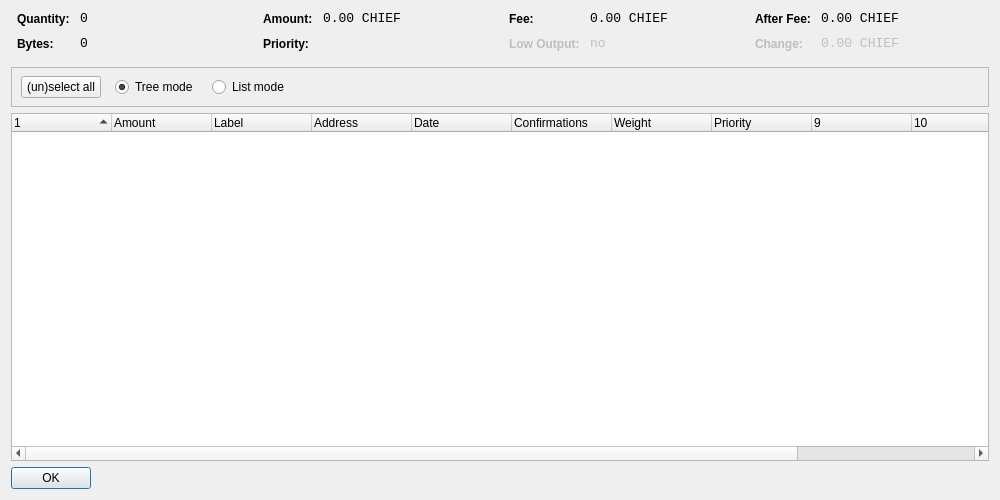
<?xml version="1.0" encoding="UTF-8"?>
<ui version="4.0">
 <class>CoinControlDialog</class>
 <widget class="QWidget" name="CoinControlDialog">
  <property name="geometry">
   <rect>
    <x>0</x>
    <y>0</y>
    <width>1000</width>
    <height>500</height>
   </rect>
  </property>
  <property name="windowTitle">
   <string>Coin Control</string>
  </property>
  <layout class="QVBoxLayout" name="verticalLayout">
   <item>
    <layout class="QHBoxLayout" name="horizontalLayoutTop" stretch="0,0,0,0">
     <property name="topMargin">
      <number>0</number>
     </property>
     <property name="bottomMargin">
      <number>10</number>
     </property>
     <item>
      <layout class="QFormLayout" name="formLayoutCoinControl1">
       <property name="horizontalSpacing">
        <number>10</number>
       </property>
       <property name="verticalSpacing">
        <number>10</number>
       </property>
       <property name="leftMargin">
        <number>6</number>
       </property>
       <property name="rightMargin">
        <number>6</number>
       </property>
       <item row="0" column="0">
        <widget class="QLabel" name="labelCoinControlQuantityText">
         <property name="styleSheet">
          <string notr="true">font-weight:bold;</string>
         </property>
         <property name="text">
          <string>Quantity:</string>
         </property>
        </widget>
       </item>
       <item row="0" column="1">
        <widget class="QLabel" name="labelCoinControlQuantity">
         <property name="font">
          <font>
           <family>Monospace</family>
           <pointsize>10</pointsize>
          </font>
         </property>
         <property name="cursor">
          <cursorShape>IBeamCursor</cursorShape>
         </property>
         <property name="contextMenuPolicy">
          <enum>Qt::ActionsContextMenu</enum>
         </property>
         <property name="text">
          <string notr="true">0</string>
         </property>
         <property name="textInteractionFlags">
          <set>Qt::LinksAccessibleByMouse|Qt::TextSelectableByKeyboard|Qt::TextSelectableByMouse</set>
         </property>
        </widget>
       </item>
       <item row="1" column="0">
        <widget class="QLabel" name="labelCoinControlBytesText">
         <property name="styleSheet">
          <string notr="true">font-weight:bold;</string>
         </property>
         <property name="text">
          <string>Bytes:</string>
         </property>
        </widget>
       </item>
       <item row="1" column="1">
        <widget class="QLabel" name="labelCoinControlBytes">
         <property name="font">
          <font>
           <family>Monospace</family>
           <pointsize>10</pointsize>
          </font>
         </property>
         <property name="cursor">
          <cursorShape>IBeamCursor</cursorShape>
         </property>
         <property name="contextMenuPolicy">
          <enum>Qt::ActionsContextMenu</enum>
         </property>
         <property name="text">
          <string notr="true">0</string>
         </property>
         <property name="textInteractionFlags">
          <set>Qt::LinksAccessibleByMouse|Qt::TextSelectableByKeyboard|Qt::TextSelectableByMouse</set>
         </property>
        </widget>
       </item>
      </layout>
     </item>
     <item>
      <layout class="QFormLayout" name="formLayoutCoinControl2">
       <property name="horizontalSpacing">
        <number>10</number>
       </property>
       <property name="verticalSpacing">
        <number>10</number>
       </property>
       <property name="leftMargin">
        <number>6</number>
       </property>
       <property name="rightMargin">
        <number>6</number>
       </property>
       <item row="0" column="0">
        <widget class="QLabel" name="labelCoinControlAmountText">
         <property name="styleSheet">
          <string notr="true">font-weight:bold;</string>
         </property>
         <property name="text">
          <string>Amount:</string>
         </property>
        </widget>
       </item>
       <item row="0" column="1">
        <widget class="QLabel" name="labelCoinControlAmount">
         <property name="font">
          <font>
           <family>Monospace</family>
           <pointsize>10</pointsize>
          </font>
         </property>
         <property name="cursor">
          <cursorShape>IBeamCursor</cursorShape>
         </property>
         <property name="contextMenuPolicy">
          <enum>Qt::ActionsContextMenu</enum>
         </property>
         <property name="text">
          <string notr="true">0.00 CHIEF</string>
         </property>
         <property name="textInteractionFlags">
          <set>Qt::LinksAccessibleByMouse|Qt::TextSelectableByKeyboard|Qt::TextSelectableByMouse</set>
         </property>
        </widget>
       </item>
       <item row="1" column="0">
        <widget class="QLabel" name="labelCoinControlPriorityText">
         <property name="styleSheet">
          <string notr="true">font-weight:bold;</string>
         </property>
         <property name="text">
          <string>Priority:</string>
         </property>
        </widget>
       </item>
       <item row="1" column="1">
        <widget class="QLabel" name="labelCoinControlPriority">
         <property name="font">
          <font>
           <family>Monospace</family>
           <pointsize>10</pointsize>
          </font>
         </property>
         <property name="cursor">
          <cursorShape>IBeamCursor</cursorShape>
         </property>
         <property name="contextMenuPolicy">
          <enum>Qt::ActionsContextMenu</enum>
         </property>
         <property name="text">
          <string/>
         </property>
         <property name="textInteractionFlags">
          <set>Qt::LinksAccessibleByMouse|Qt::TextSelectableByKeyboard|Qt::TextSelectableByMouse</set>
         </property>
        </widget>
       </item>
      </layout>
     </item>
     <item>
      <layout class="QFormLayout" name="formLayoutCoinControl3">
       <property name="horizontalSpacing">
        <number>10</number>
       </property>
       <property name="verticalSpacing">
        <number>10</number>
       </property>
       <property name="leftMargin">
        <number>6</number>
       </property>
       <property name="rightMargin">
        <number>6</number>
       </property>
       <item row="0" column="0">
        <widget class="QLabel" name="labelCoinControlFeeText">
         <property name="styleSheet">
          <string notr="true">font-weight:bold;</string>
         </property>
         <property name="text">
          <string>Fee:</string>
         </property>
        </widget>
       </item>
       <item row="0" column="1">
        <widget class="QLabel" name="labelCoinControlFee">
         <property name="font">
          <font>
           <family>Monospace</family>
           <pointsize>10</pointsize>
          </font>
         </property>
         <property name="cursor">
          <cursorShape>IBeamCursor</cursorShape>
         </property>
         <property name="contextMenuPolicy">
          <enum>Qt::ActionsContextMenu</enum>
         </property>
         <property name="text">
          <string notr="true">0.00 CHIEF</string>
         </property>
         <property name="textInteractionFlags">
          <set>Qt::LinksAccessibleByMouse|Qt::TextSelectableByKeyboard|Qt::TextSelectableByMouse</set>
         </property>
        </widget>
       </item>
       <item row="1" column="0">
        <widget class="QLabel" name="labelCoinControlLowOutputText">
         <property name="enabled">
          <bool>false</bool>
         </property>
         <property name="styleSheet">
          <string notr="true">font-weight:bold;</string>
         </property>
         <property name="text">
          <string>Low Output:</string>
         </property>
        </widget>
       </item>
       <item row="1" column="1">
        <widget class="QLabel" name="labelCoinControlLowOutput">
         <property name="enabled">
          <bool>false</bool>
         </property>
         <property name="font">
          <font>
           <family>Monospace</family>
           <pointsize>10</pointsize>
          </font>
         </property>
         <property name="cursor">
          <cursorShape>IBeamCursor</cursorShape>
         </property>
         <property name="contextMenuPolicy">
          <enum>Qt::ActionsContextMenu</enum>
         </property>
         <property name="text">
          <string>no</string>
         </property>
         <property name="textInteractionFlags">
          <set>Qt::LinksAccessibleByMouse|Qt::TextSelectableByKeyboard|Qt::TextSelectableByMouse</set>
         </property>
        </widget>
       </item>
      </layout>
     </item>
     <item>
      <layout class="QFormLayout" name="formLayoutCoinControl4">
       <property name="horizontalSpacing">
        <number>10</number>
       </property>
       <property name="verticalSpacing">
        <number>10</number>
       </property>
       <property name="leftMargin">
        <number>6</number>
       </property>
       <property name="rightMargin">
        <number>6</number>
       </property>
       <item row="0" column="0">
        <widget class="QLabel" name="labelCoinControlAfterFeeText">
         <property name="styleSheet">
          <string notr="true">font-weight:bold;</string>
         </property>
         <property name="text">
          <string>After Fee:</string>
         </property>
        </widget>
       </item>
       <item row="0" column="1">
        <widget class="QLabel" name="labelCoinControlAfterFee">
         <property name="font">
          <font>
           <family>Monospace</family>
           <pointsize>10</pointsize>
          </font>
         </property>
         <property name="cursor">
          <cursorShape>IBeamCursor</cursorShape>
         </property>
         <property name="contextMenuPolicy">
          <enum>Qt::ActionsContextMenu</enum>
         </property>
         <property name="text">
          <string notr="true">0.00 CHIEF</string>
         </property>
         <property name="textInteractionFlags">
          <set>Qt::LinksAccessibleByMouse|Qt::TextSelectableByKeyboard|Qt::TextSelectableByMouse</set>
         </property>
        </widget>
       </item>
       <item row="1" column="0">
        <widget class="QLabel" name="labelCoinControlChangeText">
         <property name="enabled">
          <bool>false</bool>
         </property>
         <property name="styleSheet">
          <string notr="true">font-weight:bold;</string>
         </property>
         <property name="text">
          <string>Change:</string>
         </property>
        </widget>
       </item>
       <item row="1" column="1">
        <widget class="QLabel" name="labelCoinControlChange">
         <property name="enabled">
          <bool>false</bool>
         </property>
         <property name="font">
          <font>
           <family>Monospace</family>
           <pointsize>10</pointsize>
          </font>
         </property>
         <property name="cursor">
          <cursorShape>IBeamCursor</cursorShape>
         </property>
         <property name="contextMenuPolicy">
          <enum>Qt::ActionsContextMenu</enum>
         </property>
         <property name="text">
          <string notr="true">0.00 CHIEF</string>
         </property>
         <property name="textInteractionFlags">
          <set>Qt::LinksAccessibleByMouse|Qt::TextSelectableByKeyboard|Qt::TextSelectableByMouse</set>
         </property>
        </widget>
       </item>
      </layout>
     </item>
    </layout>
   </item>
   <item>
    <widget class="QFrame" name="frame">
     <property name="minimumSize">
      <size>
       <width>0</width>
       <height>40</height>
      </size>
     </property>
     <property name="frameShape">
      <enum>QFrame::StyledPanel</enum>
     </property>
     <property name="frameShadow">
      <enum>QFrame::Sunken</enum>
     </property>
     <widget class="QWidget" name="horizontalLayoutWidget">
      <property name="geometry">
       <rect>
        <x>10</x>
        <y>0</y>
        <width>781</width>
        <height>41</height>
       </rect>
      </property>
      <layout class="QHBoxLayout" name="horizontalLayoutPanel" stretch="0,0,0,0">
       <property name="spacing">
        <number>14</number>
       </property>
       <item>
        <widget class="QPushButton" name="pushButtonSelectAll">
         <property name="sizePolicy">
          <sizepolicy hsizetype="Maximum" vsizetype="Fixed">
           <horstretch>0</horstretch>
           <verstretch>0</verstretch>
          </sizepolicy>
         </property>
         <property name="text">
          <string>(un)select all</string>
         </property>
        </widget>
       </item>
       <item>
        <widget class="QRadioButton" name="radioTreeMode">
         <property name="sizePolicy">
          <sizepolicy hsizetype="Maximum" vsizetype="Fixed">
           <horstretch>0</horstretch>
           <verstretch>0</verstretch>
          </sizepolicy>
         </property>
         <property name="text">
          <string>Tree mode</string>
         </property>
         <property name="checked">
          <bool>true</bool>
         </property>
        </widget>
       </item>
       <item>
        <widget class="QRadioButton" name="radioListMode">
         <property name="sizePolicy">
          <sizepolicy hsizetype="Maximum" vsizetype="Fixed">
           <horstretch>0</horstretch>
           <verstretch>0</verstretch>
          </sizepolicy>
         </property>
         <property name="text">
          <string>List mode</string>
         </property>
        </widget>
       </item>
       <item>
        <spacer name="horizontalSpacer">
         <property name="orientation">
          <enum>Qt::Horizontal</enum>
         </property>
         <property name="sizeHint" stdset="0">
          <size>
           <width>40</width>
           <height>20</height>
          </size>
         </property>
        </spacer>
       </item>
      </layout>
     </widget>
    </widget>
   </item>
   <item>
    <widget class="CoinControlTreeWidget" name="treeWidget">
     <property name="contextMenuPolicy">
      <enum>Qt::CustomContextMenu</enum>
     </property>
     <property name="sortingEnabled">
      <bool>false</bool>
     </property>
     <property name="columnCount">
      <number>12</number>
     </property>
     <attribute name="headerShowSortIndicator" stdset="0">
      <bool>true</bool>
     </attribute>
     <attribute name="headerStretchLastSection">
      <bool>false</bool>
     </attribute>
     <column>
      <property name="text">
       <string/>
      </property>
     </column>
     <column>
      <property name="text">
       <string>Amount</string>
      </property>
     </column>
     <column>
      <property name="text">
       <string>Label</string>
      </property>
     </column>
     <column>
      <property name="text">
       <string>Address</string>
      </property>
     </column>
     <column>
      <property name="text">
       <string>Date</string>
      </property>
     </column>
     <column>
      <property name="text">
       <string>Confirmations</string>
      </property>
      <property name="toolTip">
       <string>Confirmed</string>
      </property>
     </column>
     <column>
      <property name="text">
       <string>Weight</string>
      </property>
     </column>
     <column>
      <property name="text">
       <string>Priority</string>
      </property>
     </column>
     <column>
      <property name="text">
       <string/>
      </property>
     </column>
     <column>
      <property name="text">
       <string/>
      </property>
     </column>
     <column>
      <property name="text">
       <string/>
      </property>
     </column>
     <column>
      <property name="text">
       <string/>
      </property>
     </column>
    </widget>
   </item>
   <item>
    <widget class="QDialogButtonBox" name="buttonBox">
     <property name="sizePolicy">
      <sizepolicy hsizetype="Maximum" vsizetype="Fixed">
       <horstretch>0</horstretch>
       <verstretch>0</verstretch>
      </sizepolicy>
     </property>
     <property name="orientation">
      <enum>Qt::Horizontal</enum>
     </property>
     <property name="standardButtons">
      <set>QDialogButtonBox::Ok</set>
     </property>
    </widget>
   </item>
  </layout>
 </widget>
 <customwidgets>
  <customwidget>
   <class>CoinControlTreeWidget</class>
   <extends>QTreeWidget</extends>
   <header>coincontroltreewidget.h</header>
  </customwidget>
 </customwidgets>
 <resources/>
 <connections/>
</ui>
